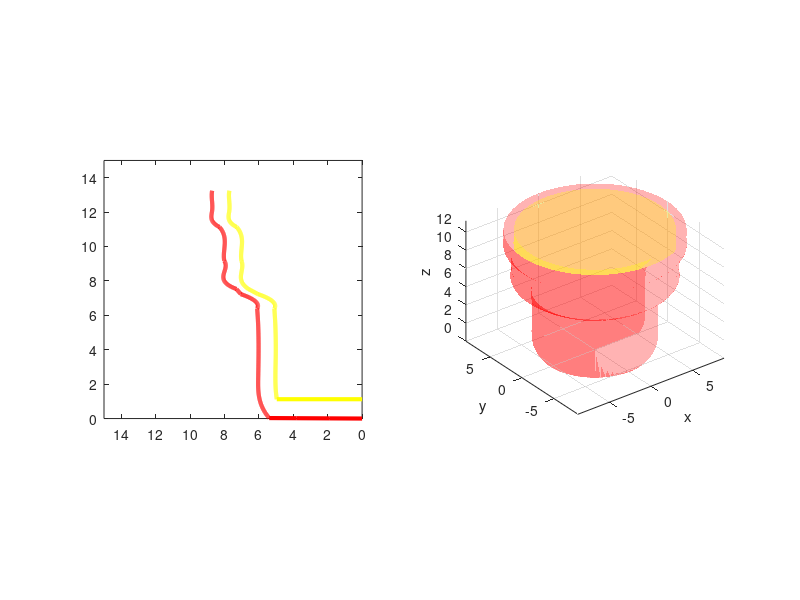

Write MATLAB code to recreate this figure. (Note: this script raises an error after producing the figure.)
clear; clf; clc;
%puntos en x
Px = [0.0; %C- 1
    0.0282; %D- 2
    1.124; %E - 3
    2.346; %F - 4
    3.488; %G - 5
    4.690; %H - 6
    6.393; %I - 7
    6.977; %J - 8
    7.232; %K - 9
    7.526; %L - 10
    8; %M - 11
    8.505; %N - 12
    9.171; %O- 13
    9.798; %P- 14
    10.60; %Q-15
    11.13; %R - 16
    11.502; %S - 17
    12.0702; %T- 18
    12.579; %U - 19
    13.245 %V - 20
    ];


%puntos Y
Py = [0; %C- 1
    5.398; %D- 2
    5.959; %E - 3
    6.039; %F - 4
    6.0199; %G - 5
    6.0199; %H - 6
    6.0999; %I - 7
    6.445; %J - 8
    7.052; %K - 9
    7.3; %L - 10
    8.0121; %M - 11
    8.0121; %N - 12
    8.0121; %O- 13
    8.0121; %P- 14
    8.0121; %Q-15
    8.286; %R - 16
    8.717; %S - 17
    8.717; %T- 18
    8.717; %U - 19
    8.717 %V - 20
    ];

hold on
delta = 0.01;

%función 1 fx
x = [Px(1), Px(2)];
y = [Py(1), Py(2)];
x1= Px(1) : delta : Px(2);
y1= spline(x, y, x1);

%función 2 gx
x = [Px(2), Px(3), Px(4), Px(5), Px(6), Px(7)];
y = [Py(2), Py(3), Py(4), Py(5), Py(6), Py(7)];
x2= Px(2) : delta : Px(7);
y2= spline(x, y, x2);

%función 3 hx
x = [Px(7), Px(8), Px(9)];
y = [Py(7), Py(8), Py(9)];
x3= Px(7) : delta : Px(9);
y3= spline(x, y, x3);

%función 4 px
x = [Px(9), Px(10)];
y = [Py(9), Py(10)];
x4= Px(9) : delta : Px(10);
y4= spline(x, y, x4);

%función 5 qx
x = [Px(10), Px(11), Px(12), Px(13)];
y = [Py(10), Py(11), Py(12), Py(13)];
x5= Px(10) : delta : Px(13);
y5= spline(x, y, x5);

%función 6 rx
x = [Px(13), Px(14), Px(15), Px(16)];
y = [Py(13), Py(14), Py(15), Py(16)];
x6= Px(13) : delta : Px(16);
y6= spline(x, y, x6);

%función 7 sx
x = [Px(16), Px(17), Px(18), Px(19), Px(20)];
y = [Py(16), Py(17), Py(18), Py(19), Py(20)];
x7= Px(16) : delta : Px(20);
y7= spline(x, y, x7);

%plot(x1, y1, 'r', 'LineWidth',3)
%plot(x2, y2, 'm', 'LineWidth',3)
%plot(x3, y3, 'c', 'LineWidth',3)
%plot(x4, y4, 'k', 'LineWidth',3)
%plot(x5, y5, 'r', 'LineWidth',3)
%plot(x6, y6, 'y', 'LineWidth',3)
%plot(x7, y7, 'y', 'LineWidth',3)

X = [x1, x2, x3, x4, x5, x6, x7];
Y = [y1, y2, y3, y4, y5, y6, y7];

xMin = min(X);
xMax = max(X);
yMin = min(Y);
yMax = max(Y);

%grafica 2d
subplot(1, 2, 1)
plot(X, Y, 'r', 'LineWidth', 3)
xlim([0 15])
ylim([0 15])
camroll(90)

%grafica 3d
% Gráfica 3D creada a partir 
subplot(1, 2, 2)
hold on
theta = linspace(0, 2*pi, 72);
[thetaGridOuter, xGridOuter] = meshgrid(theta, X);
radiusGridOuter = repmat(Y(:), 1, numel(theta));
% rotate so axis of revolution aligns with Z: axial coordinate = X
newXOuter = radiusGridOuter .* cos(thetaGridOuter);
newYOuter = radiusGridOuter .* sin(thetaGridOuter);
newZOuter = xGridOuter;
surf(newXOuter, newYOuter, newZOuter, ...
    'FaceColor', [1 0 0], ...
    'FaceAlpha', 0.3, ...
    'EdgeColor', 'none');
view(3)
axis equal
% after rotation, axial limits go on Z
xlim([-yMax yMax])
ylim([-yMax yMax])
zlim([xMin xMax])
xlabel('x')
ylabel('y')
zlabel('z')
grid on




%%%%%%%%%%%%%%%%%%%%%%%%%%%%parte 4



%obtener coeficientes 
P1 = vander(Px(1:2)) \ Py(1:2);
P2 = vander(Px(2:7)) \ Py(2:7);
P3 = vander(Px(7:9)) \ Py(7:9);
P4 = vander(Px(9:10)) \ Py(9:10);
P5 = vander(Px(10:13)) \ Py(10:13);
P6 = vander(Px(13:16)) \ Py(13:16);
P7 = vander(Px(16:20)) \ Py(16:20);


%crear funciones con los coeficientes
f1 = @(x) pi*(P1(1)*x+P1(2)).^2; 
f2 = @(x) pi*(P2(1)*x.^5 + P2(2)*x.^4 + P2(3)*x.^3 + P2(4)*x.^2 + P2(5)*x + P2(6)).^2; 
f3 = @(x) pi*(P3(1)*x.^2 + P3(2)*x + P3(3)).^2;
f4 = @(x) pi*(P4(1)*x+P4(2)).^2; 
f5 = @(x) pi*(P5(1)*x.^3 + P5(2)*x.^2 + P5(3)*x + P5(4)).^2;
f6 =  @(x) pi*(P6(1)*x.^3 + P6(2)*x.^2 + P6(3)*x + P6(4)).^2;
f7 = @(x) pi *(P7(1)*x.^4 + P7(2)*x.^3 + P7(3)*x.^2 + P7(4)*x + P7(5)).^2;


v1 = integral(f1, Px(1), Px(2));
v2 = integral(f2, Px(2), Px(7));
v3 = integral(f3, Px(7), Px(9));
v4 = integral(f4, Px(9), Px(10));
v5 = integral(f5, Px(10), Px(13));
v6 = integral(f6, Px(13), Px(16));
v7 = integral(f7, Px(16), Px(20));

vt = v1 + v2 + v3 + v4 + v5 +v6+v7;
% disp("El volumen total es: " + vt + " cm^3")

%densidad del acero inoxidable 
densidad = 1.25; %g/cm^3

%masa de afuera
masa = vt * densidad;
% disp("La masa total del florero es " + masa + " gramos")

%masa en kg
masaEnKg = masa/1000;
% disp("Masa en kg: "+ masaEnKg)




%%%%%%%%%%%%PARTE INTERNA

PDx = [
    1.123;
    1.124; %E - 1
    2.346; %F - 2
    3.488; %G - 3
    4.690; %H - 4
    6.393; %I - 5
    6.977; %J - 6
    7.232; %K - 7
    7.526; %L - 8
    8; %M - 9
    8.505; %N - 10
    9.171; %O- 11
    9.798; %P- 12
    10.60; %Q-13
    11.13; %R - 14
    11.502; %S - 15
    12.0702; %T- 16
    12.579; %U - 17
    13.245 %V - 18
    ];


PDy = [
    0.000; 
    4.959; %E - 1
    5.039; %F - 2
    5.0199; %G - 3
    5.0199; %H - 4
    5.0999; %I - 5
    5.445; %J - 6
    6.052; %K - 7
    6.6; %L - 8
    7.0121; %M - 9
    7.0121; %N - 10
    7.0121; %O- 11
    7.0121; %P- 12
    7.0121; %Q-13
    7.286; %R - 14
    7.717; %S - 15
    7.717; %T- 16
    7.717; %U - 17
    7.717 %V - 18
    ];


hold on
delta = 0.01;

%función delta 1
x = [PDx(1), PDx(2)];
y = [PDy(1), PDy(2)];
xD0= PDx(1) : delta : PDx(2);
yD0= spline(x, y, xD0);

%función delta 2 
x = [PDx(2), PDx(3), PDx(4), PDx(5), PDx(6)];
y = [PDy(2), PDy(3), PDy(4), PDy(5), PDy(6)];
xD1= PDx(2) : delta : PDx(6);
yD1= spline(x, y, xD1);

%función delta 3 
x = [PDx(6), PDx(7), PDx(8)];
y = [PDy(6), PDy(7), PDy(8)];
xD2= PDx(6) : delta : PDx(8);
yD2= spline(x, y, xD2);

%función delta 4 
x = [PDx(8), PDx(9)];
y = [PDy(8), PDy(9)];
xD3= PDx(8) : delta : PDx(9);
yD3= spline(x, y, xD3);

%función delta 5 
x = [PDx(9), PDx(10), PDx(11), PDx(12)];
y = [PDy(9), PDy(10), PDy(11), PDy(12)];
xD4= PDx(9) : delta : PDx(12);
yD4= spline(x, y, xD4);


%función delta 6
x = [PDx(12), PDx(13), PDx(14), PDx(15)];
y = [PDy(12), PDy(13), PDy(14), PDy(15)];
xD5= PDx(12) : delta : PDx(15);
yD5= spline(x, y, xD5);


%función delta 7
x = [PDx(15), PDx(16), PDx(17), PDx(18), PDx(19)];
y = [PDy(15), PDy(16), PDy(17), PDy(18), PDy(19)];
xD6= PDx(15) : delta : PDx(19);
yD6= spline(x, y, xD6);



%plot(xD1, yD1, 'r', 'LineWidth',3)
%plot(xD2, yD2, 'm', 'LineWidth',3)
%plot(xD3, yD3, 'c', 'LineWidth',3)
%plot(xD4, yD4, 'k', 'LineWidth',3)
%plot(xD5, yD5, 'r', 'LineWidth',3)
%plot(xD6, yD6, 'y', 'LineWidth',3)


XD = [xD0, xD1, xD2, xD3, xD4, xD5, xD6];
YD = [yD0, yD1, yD2, yD3, yD4, yD5, yD6];

xMin = min([xMin, XD]);
xMax = max([xMax, XD]);
yMin = min([yMin, YD]);
yMax = max([yMax, YD]);

%grafica 2d
subplot(1, 2, 1)
hold on
plot(XD, YD, 'y', 'LineWidth', 3)
xlim([0 15])
ylim([0 15])
% camroll(90)

%grafica 3d
subplot(1, 2, 2)
[thetaGridInner, xGridInner] = meshgrid(theta, XD);
radiusGridInner = repmat(YD(:), 1, numel(theta));
newXInner = radiusGridInner .* cos(thetaGridInner);
newYInner = radiusGridInner .* sin(thetaGridInner);
newZInner = xGridInner;
surf(newXInner, newYInner, newZInner, ...
    'FaceColor', [1 1 0], ...
    'FaceAlpha', 0.3, ...
    'EdgeColor', 'none');
view(3)
axis equal
% keep same shared limits after rotation
xlim([-yMax yMax])
ylim([-yMax yMax])
zlim([xMin xMax])
xlabel('x')
ylabel('y')
zlabel('z')
grid on



%obtener coeficientes 
PD0 = vander(PDx(1:2)) \ PDy(1:2);
PD1 = vander(PDx(2:6)) \ PDy(2:6);
PD2 = vander(PDx(6:8)) \ PDy(6:8);
PD3 = vander(PDx(8:9)) \ PDy(8:9);
PD4 = vander(PDx(9:12)) \ PDy(9:12);
PD5 = vander(PDx(12:15)) \ PDy(12:15);
PD6 = vander(PDx(15:19)) \ PDy(15:19);


%crear funciones con los coeficientes
fD0 = @(x) pi*(PD0(1)*x+PD0(2)).^2;
fD1 = @(x) pi*(PD1(1)*x.^4 + PD1(2)*x.^3 + PD1(3)*x.^2 + PD1(4)*x + PD1(5)).^2;
fD2 = @(x) pi*(PD2(1)*x.^2 + PD2(2)*x + PD2(3)).^2; 
fD3 = @(x) pi*(PD3(1)*x+PD3(2)).^2; 
fD4 = @(x) pi*(PD4(1)*x.^3 + PD4(2)*x.^2 + PD4(3)*x + PD4(4)).^2;
fD5 = @(x) pi*(PD5(1)*x.^3 + PD5(2)*x.^2 + PD5(3)*x + PD5(4)).^2;
fD6 = @(x) pi*(PD6(1)*x.^4 + PD6(2)*x.^3 + PD6(3)*x.^2 + PD6(4)*x + PD6(5)).^2;


vD0 = integral(fD0, PDx(1), PDx(2));
vD1 = integral(fD1, PDx(2), PDx(6));
vD2 = integral(fD2, PDx(6), PDx(8));
vD3 = integral(fD3, PDx(8), PDx(9));
vD4 = integral(fD4, PDx(9), PDx(12));
vD5 = integral(fD5, PDx(12), PDx(15));
vD6 = integral(fD6, PDx(15), PDx(19));


vDt = vD0 + vD1 + vD2 + vD3 + vD4 + vD5 + vD6;


%disp("El volumen DELTA total es: " + vDt + " cm^3")

%densidad del PLA
densidad = 1.25; %g/cm^3

%masa
masaD = vDt * densidad;
%disp("La masa total del florero es " + masa2 + " gramos")

%masa en kg
masaDEnKg = masaD/1000;
%disp("Masa en kg: "+ masaEnKg2)

%precio y costo total
precio = 200; 
costo2 = precio * masaDEnKg;

%disp("El costo total del florero es de: $" + costo2)


vResultante = vt - vDt;
masaResultante = masaEnKg - masaDEnKg;
disp("volumen resultante: "+vResultante + "cm^3")
disp("masa resultante: " +masaResultante + " kg")
costoR = precio * masaResultante;
disp("costo final: $"+costoR)

% Print all defined functions in LaTeX form
syms x
funcs = {f1, f2, f3, f4, f5, f6, f7, fD0, fD1, fD2, fD3, fD4, fD5, fD6};
names = {'f1','f2','f3','f4','f5','f6','f7','fD0','fD1','fD2','fD3','fD4','fD5','fD6'};
for k = 1:numel(funcs)
    % Try to convert the anonymous function to symbolic
    try
        f_sym = formula(funcs{k});
    catch
        f_sym = funcs{k}(x);
    end
    latex_str = latex(f_sym);
    fprintf('\n%s(x):\n%s\n', names{k}, latex_str);
end
